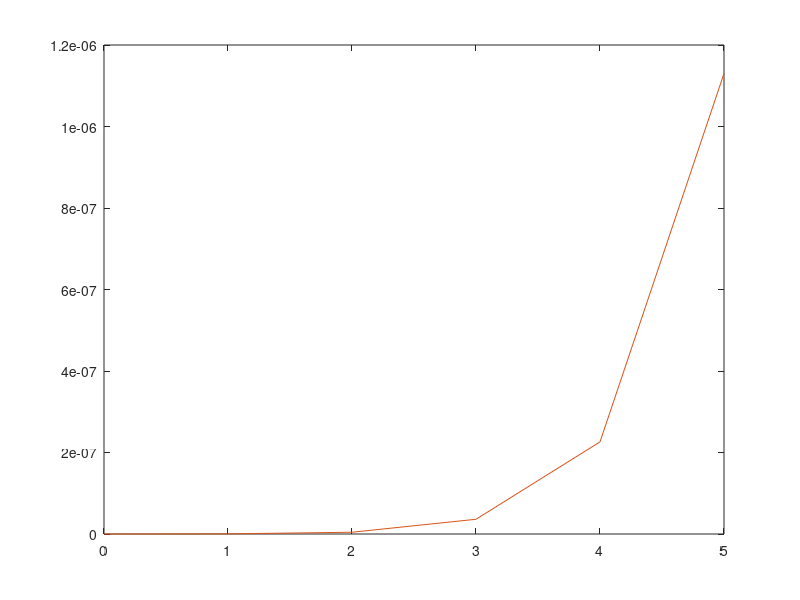

MATLAB code for this plot:
n = input("n = ");
p = input("p = ");
lambda = n * p;

K = 0 : n;

plot(K, binopdf(K, n, p));
hold on
plot(K, poisspdf(K, lambda));